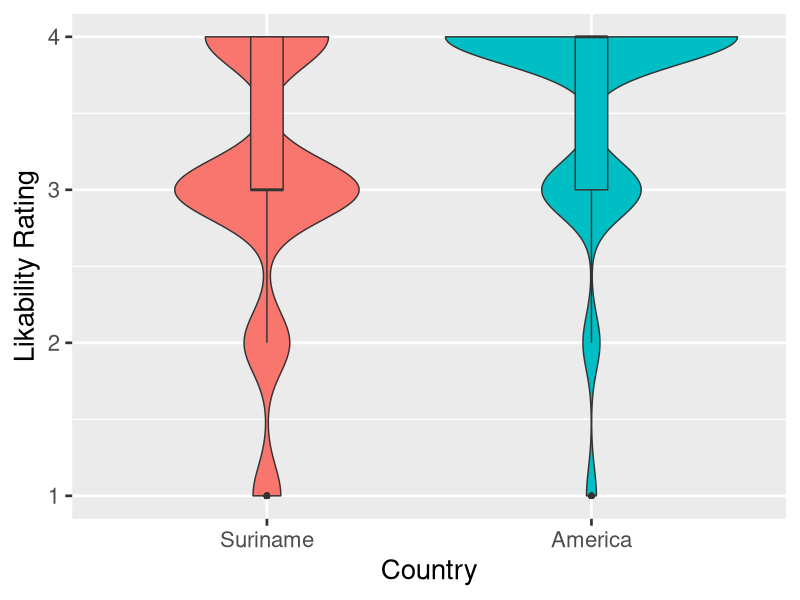
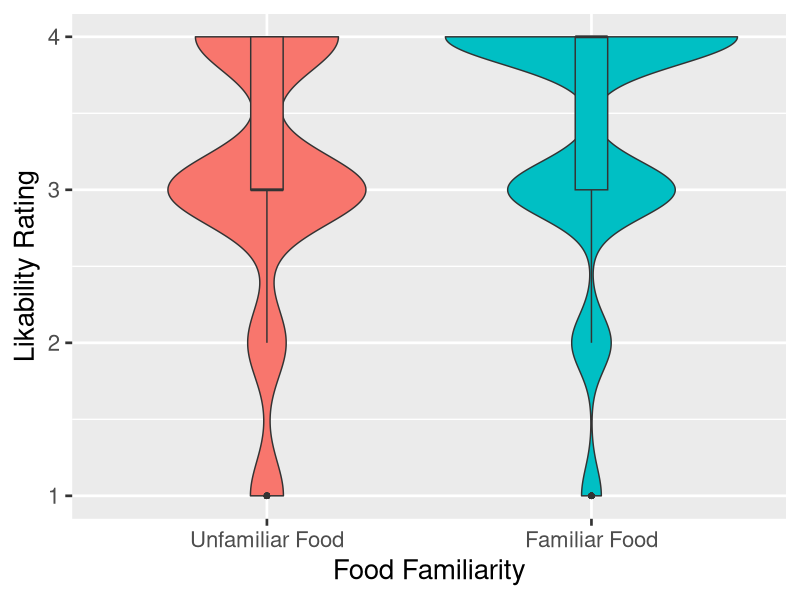
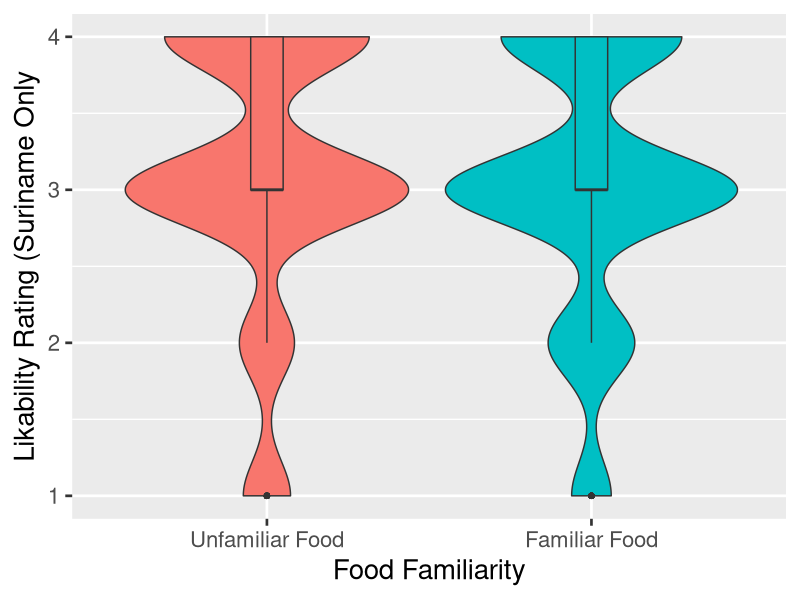
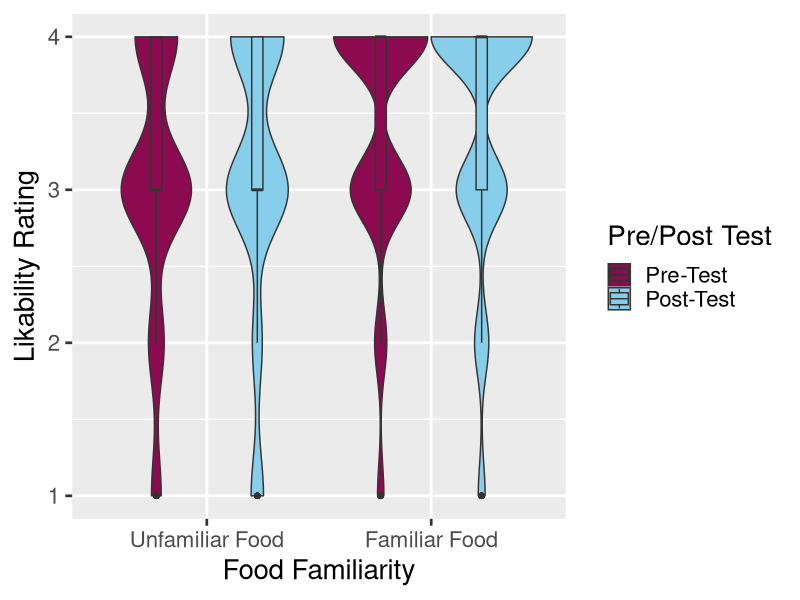
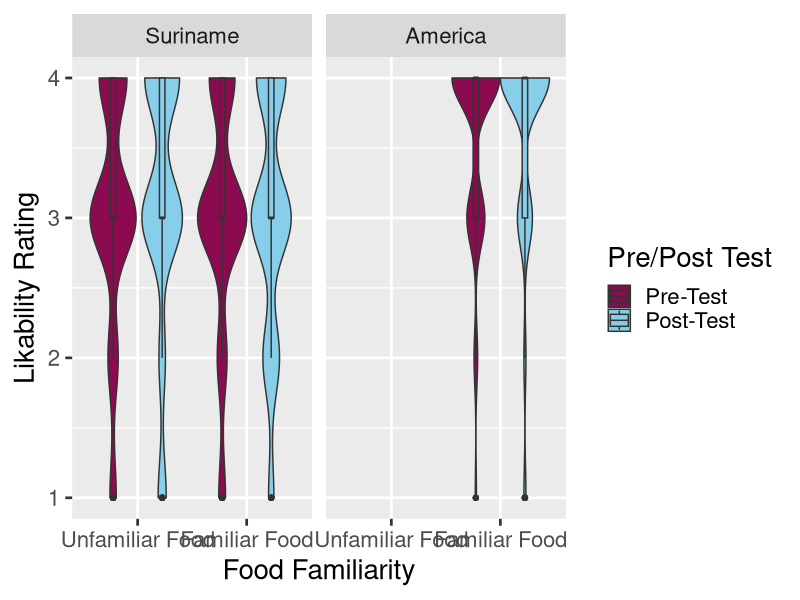
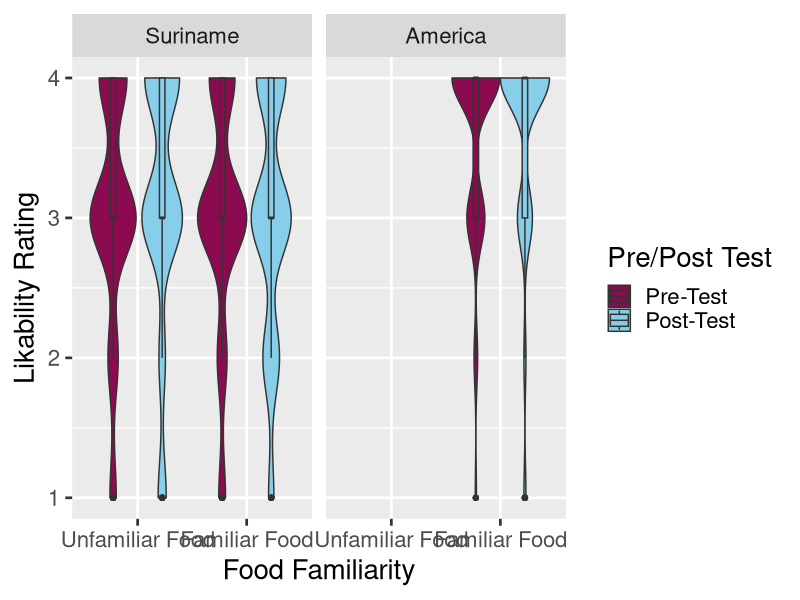

These figures' R source, in order:
## ---- chunk 1
knitr::opts_chunk$set(echo = TRUE)
## ---- chunk 2
data<-read.csv("FFB.Keyla.Group.csv")
library(ggplot2)
library(reshape2)
library(tidyverse)
library(dplyr)

names(data)[names(data) == "Condition...1..Unfamiliar.country.eats.familiar.food..2..unfamiliar.country.eats.unfamiliar.food.."] <- "unfamCountryfoodpair"

names(data)[names(data) =="Rating...1.Really.don.t.like..to.4.Really.like."]<-"ratings"

names(data)[names(data) =="Time...0..pre.test..1..post.test"]<-"prePosttest"

names(data)[names(data) =="PID...Participant.ID..4.lines.per.participants"]<-"pid"

names(data)[names(data) =="FoodFam...Which.type.of.food.children.saw.them.with..0..unfamiliar..1..familiar"]<-"FamUnfamFood"
data$GroupCountryFam<-as.factor(data$GroupCountryFam)
data$unfamCountryfoodpair<-as.factor(data$unfamCountryfoodpair)
data$prePosttest<-as.factor(data$prePosttest)
data$FamUnfamFood<-as.factor(data$FamUnfamFood)
## ---- chunk 3
preference_table <- table(data$GroupCountryFam, data$ratings)
preference_table
## ---- chunk 4
#run one-way anova
p1 <-aov(ratings~GroupCountryFam+Error(pid),data=data)
#output result
summary(p1)

plot1 <- ggplot(data = data,
                  aes(x = GroupCountryFam,
                      y = ratings,
                      fill =GroupCountryFam)) +
  labs(x = "Country", y = "Likability Rating") +
  scale_x_discrete(labels = c("Suriname","America" )) +
 
  theme_grey(base_size = 20) +
  guides(fill=F)+
  geom_violin(position=position_dodge(.9))+
  geom_boxplot(position=position_dodge(.9),
               width=.1)
plot1
## ---- chunk 5
# anova
p2<-aov(ratings~FamUnfamFood+Error(pid),data = data)
summary(p2)

#Graph it
plot2 <- ggplot(data = data,
                  aes(x = FamUnfamFood,
                      y = ratings,
                      fill =FamUnfamFood)) +
  labs(x = "Food Familiarity", y = "Likability Rating") +
  scale_x_discrete(labels = c("Unfamiliar Food","Familiar Food" )) +
 
  theme_grey(base_size = 20) +
  guides(fill=F)+
  geom_violin(position=position_dodge(.9))+
  geom_boxplot(position=position_dodge(.9),
               width=.1)
plot2

## ---- chunk 6
p2.2<-aov(ratings~FamUnfamFood+Error(pid),data = data[data$GroupCountryFam==0,])
summary(p2.2)

#Graph it
plot2.2 <- ggplot(data = data[data$GroupCountryFam==0,],
                  aes(x = FamUnfamFood,
                      y = ratings,
                      fill =FamUnfamFood)) +
  labs(x = "Food Familiarity", y = "Likability Rating (Suriname Only") +
  scale_x_discrete(labels = c("Unfamiliar Food","Familiar Food" )) +
 
  theme_grey(base_size = 20) +
  guides(fill=F)+
  geom_violin(position=position_dodge(.9))+
  geom_boxplot(position=position_dodge(.9),
               width=.1)
plot2.2

## ---- chunk 7
p3<-aov(ratings~prePosttest*FamUnfamFood+Error(pid),data=data)
summary(p3)

#graph it
plot3 <- ggplot(data = data,
                  aes(x = FamUnfamFood,
                      y = ratings,
                      fill =prePosttest)) +
  labs(x = "Food Familiarity", y = "Likability Rating",fill="Pre/Post Test") +
  scale_x_discrete(labels = c("Unfamiliar Food","Familiar Food" )) +
   scale_fill_manual(values=c("deeppink4","skyblue"),
                    labels=c("Pre-Test","Post-Test"))+
 
  theme_grey(base_size = 20) +
  geom_violin(position=position_dodge(.9))+
  geom_boxplot(position=position_dodge(.9),
               width=.1)
plot3
## ---- chunk 8
plot3.2 <- ggplot(data = data,
                  aes(x = FamUnfamFood,
                      y = ratings,
                      fill =prePosttest)) +
  labs(x = "Food Familiarity", y = "Likability Rating",fill="Pre/Post Test") +
  scale_x_discrete(labels = c("Unfamiliar Food","Familiar Food" )) +
   scale_fill_manual(values=c("deeppink4","skyblue"),
                    labels=c("Pre-Test","Post-Test"))+
 
  theme_grey(base_size = 20) +
  geom_violin(position=position_dodge(.9))+
  geom_boxplot(position=position_dodge(.9),
               width=.1)+
  facet_wrap(~factor(GroupCountryFam,labels=c("Suriname","America")))
plot3.2

ggsave("plot3.2.tiff",plot3.2,width=10,height=6,units="in",dpi=150)
